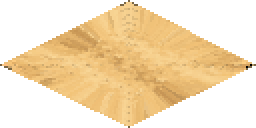
#> input picture assets/terrain/sand_isometric_01.png, 128 x 64 px, found by its file name (shown 2 times larger)
$ python generate_sand_paths.py
#> lines starting #> are read from the running program, lines starting #| are printed output that depends on the picture; after the words box and inside, x2 and y2 are one past the last pixel; in counts of white or black regions, pixels touching at a corner belong together
### tools/ground_tile_worker.py
#!/usr/bin/env python3
"""Reusable City Horizon ground-tile preparation worker.

One command takes a source image and produces a canonical 128x64 RGBA
isometric ground tile plus a seam preview/report. It is intentionally generic
so future dirt, sand, mud, snow, stone and similar ground materials can reuse
the same intake instead of rebuilding one-off cleanup scripts.

Pipeline:
1. normalize arbitrary PNG/JPG input to the canonical 128x64 diamond;
2. fill transparent texels from nearby interior texture before sampling the edge;
3. optionally replace a baked visual border/bevel with nearby interior texture;
4. optionally decontaminate obvious dark/saturated edge outliers using nearby valid material samples;
5. harden the diamond alpha so connected tiles cannot reveal grass hairlines;
6. match only the exact opposite-edge samples needed for seamless repetition;
7. render a grid-free repeated preview and write JSON metrics.

The seam stage deliberately does not diffuse border colours into the interior.
That keeps authored texture/style intact and avoids radial streaks or stains.
This worker does not invent topology/autotile art. A topology-specific generator
can consume its prepared PNG afterwards.
"""
from __future__ import annotations

import argparse
import colorsys
import json
import tempfile
from pathlib import Path

from PIL import Image

from normalize_atomic_path_tile import normalize
from tile_geometry import diamond_mask

W, H = 128, 64
DEFAULT_MAX_EDGE_ERROR = 6.0


# [130 lines left out: functions strip_edge_band, decontaminate_edge_outliers, not called in this run]


def fill_transparent_edge(source: Image.Image) -> Image.Image:
    source = source.convert("RGBA")
    src = source.load()
    opaque = [(x, y) for y in range(H) for x in range(W) if src[x, y][3] >= 240]
    if not opaque:
        raise ValueError("source has no opaque pixels")

    result = Image.new("RGBA", (W, H), (0, 0, 0, 0))
    dst = result.load()
    for y in range(H):
        for x in range(W):
            if src[x, y][3] >= 240:
                dst[x, y] = src[x, y]
                continue
            nx, ny = min(opaque, key=lambda p: (p[0] - x) ** 2 + (p[1] - y) ** 2)
            r, g, b, _ = src[nx, ny]
            dst[x, y] = (r, g, b, 255)
    result.putalpha(diamond_mask())
    return result


def edge_points(a: tuple[int, int], b: tuple[int, int], count: int = 33) -> list[tuple[int, int]]:
    points = []
    for i in range(count):
        t = i / (count - 1)
        x = round(a[0] * (1.0 - t) + b[0] * t)
        y = round(a[1] * (1.0 - t) + b[1] * t)
        points.append((x, y))
    return points


def edge_error(tile: Image.Image) -> float:
    """Mean RGB mismatch between opposite raster edges of the 2:1 diamond."""
    top, right, bottom, left = (W // 2, 0), (W - 1, H // 2), (W // 2, H - 1), (0, H // 2)
    pairs = (
        (edge_points(top, left), edge_points(right, bottom)),
        (edge_points(top, right), edge_points(left, bottom)),
    )
    px = tile.convert("RGBA").load()
    values: list[float] = []
    for first, second in pairs:
        for a, b in zip(first, second):
            ca, cb = px[a[0], a[1]], px[b[0], b[1]]
            values.append(sum(abs(ca[i] - cb[i]) for i in range(3)) / 3.0)
    return sum(values) / len(values)


def harmonize_edges(source: Image.Image, band_pixels: int = 0) -> Image.Image:
    """Match exact opposite border samples without touching interior texels."""
    del band_pixels
    result = source.copy().convert("RGBA")
    px = result.load()
    top, right, bottom, left = (W // 2, 0), (W - 1, H // 2), (W // 2, H - 1), (0, H // 2)
    edge_pairs = (
        (edge_points(top, left, 65), edge_points(right, bottom, 65)),
        (edge_points(top, right, 65), edge_points(left, bottom, 65)),
    )

    for first, second in edge_pairs:
        for a, b in zip(first, second):
            ca, cb = px[a[0], a[1]], px[b[0], b[1]]
            mean = tuple(round((ca[i] + cb[i]) / 2) for i in range(3)) + (255,)
            px[a[0], a[1]] = mean
            px[b[0], b[1]] = mean

    result.putalpha(diamond_mask())
    return result


# [101 lines left out: functions repeated_preview, count_near_black_pixels, prepare, main, not called in this run]


# [2 lines that do not run on import are left out]

### tools/tile_geometry.py
"""One raster footprint for all 128x64 ground/path tile stages."""

from PIL import Image, ImageDraw

TILE_WIDTH = 128
TILE_HEIGHT = 64


def diamond_mask() -> Image.Image:
    mask = Image.new("L", (TILE_WIDTH, TILE_HEIGHT), 0)
    ImageDraw.Draw(mask).polygon(
        ((TILE_WIDTH // 2, 0), (TILE_WIDTH - 1, TILE_HEIGHT // 2),
         (TILE_WIDTH // 2, TILE_HEIGHT - 1), (0, TILE_HEIGHT // 2)),
        fill=255,
    )
    return mask

### tools/generate_sand_paths.py
"""Generate the 16 connected sand-path variants from the prepared sand tile.

Topology matches RoadManager/SidewalkManager exactly:
N=1, E=2, S=4 and W=8.

The source material is prepared first by ground_tile_worker.py. This script
keeps the approved sand texture and adds only subtle topology-aware wear so the
16-mask family is deterministic and visually consistent with the dirt path
pipeline.
"""
from __future__ import annotations

import argparse
from pathlib import Path

from PIL import Image, ImageDraw, ImageFilter

from ground_tile_worker import DEFAULT_MAX_EDGE_ERROR, edge_error, fill_transparent_edge, harmonize_edges
from tile_geometry import diamond_mask

W, H, SS = 128, 64, 4
NW, NH = W * SS, H * SS
N, E, S, WEST = 1, 2, 4, 8
PORTS = {
    N: (96 * SS, 16 * SS),
    E: (96 * SS, 48 * SS),
    S: (32 * SS, 48 * SS),
    WEST: (32 * SS, 16 * SS),
}
CENTER = (64 * SS, 32 * SS)
NAMES = (
    "sand_path_00_isolated.png", "sand_path_01_end_n.png", "sand_path_02_end_e.png", "sand_path_03_curve_ne.png",
    "sand_path_04_end_s.png", "sand_path_05_straight_ns.png", "sand_path_06_curve_es.png", "sand_path_07_tee_no_w.png",
    "sand_path_08_end_w.png", "sand_path_09_curve_nw.png", "sand_path_10_straight_ew.png", "sand_path_11_tee_no_s.png",
    "sand_path_12_curve_sw.png", "sand_path_13_tee_no_e.png", "sand_path_14_tee_no_n.png", "sand_path_15_cross.png",
)


def display_diamond() -> Image.Image:
    return diamond_mask()


def load_source(path: Path) -> Image.Image:
    source = Image.open(path).convert("RGBA")
    if source.size != (W, H):
        raise ValueError(f"Prepared sand source must be exactly {W}x{H}; got {source.size[0]}x{source.size[1]}")
    return harmonize_edges(fill_transparent_edge(source))


def wear_overlay(mask: int) -> Image.Image:
    """Subtle compressed-sand wear indicates active N/E/S/W connections."""
    wear = Image.new("RGBA", (NW, NH), (0, 0, 0, 0))
    draw = ImageDraw.Draw(wear)
    active = [bit for bit in (N, E, S, WEST) if mask & bit]

    if not active:
        radius = 16 * SS
        draw.ellipse(
            (CENTER[0] - radius, CENTER[1] - radius // 2, CENTER[0] + radius, CENTER[1] + radius // 2),
            fill=(120, 92, 56, 12),
        )
    else:
        for bit in active:
            px, py = PORTS[bit]
            draw.line((CENTER, (px, py)), fill=(112, 84, 49, 24), width=12 * SS)
            draw.line((CENTER, (px, py)), fill=(236, 211, 156, 12), width=5 * SS)

    return wear.filter(ImageFilter.GaussianBlur(SS * 2.0)).resize((W, H), Image.Resampling.LANCZOS)


def render(mask: int, source: Image.Image) -> Image.Image:
    result = Image.alpha_composite(source, wear_overlay(mask))
    result.putalpha(display_diamond())
    return result


def preview(tiles: dict[int, Image.Image], path: Path) -> None:
    canvas = Image.new("RGBA", (896, 448), (87, 126, 62, 255))
    origin = (320, 54)

    def at(x: int, y: int) -> tuple[int, int]:
        return origin[0] + (x - y) * 64 - 64, origin[1] + (x + y) * 32

    layout = [
        (0, 0, 2), (1, 0, 10), (2, 0, 10), (3, 0, 8),
        (2, -2, 4), (2, -1, 5), (2, 0, 15), (2, 1, 5), (2, 2, 1),
        (-1, 3, 6), (0, 3, 9), (4, 3, 3), (5, 3, 12),
    ]
    for x, y, mask in layout:
        canvas.alpha_composite(tiles[mask], at(x, y))
    path.parent.mkdir(parents=True, exist_ok=True)
    canvas.save(path)


def main() -> None:
    parser = argparse.ArgumentParser()
    parser.add_argument("--source", type=Path, default=Path("assets/terrain/sand_isometric_01.png"))
    parser.add_argument("--output-dir", type=Path, default=Path("assets/terrain/paths/sand_01"))
    parser.add_argument("--preview", type=Path, default=Path("out/sand_path_autotile_preview.png"))
    args = parser.parse_args()

    args.output_dir.mkdir(parents=True, exist_ok=True)
    args.preview.parent.mkdir(parents=True, exist_ok=True)

    source = load_source(args.source)
#> in load_source, source is the input picture: PIL image 128x64 RGBA; mean R, G, B, A 232.1, 188, 118.9, 126.5
#> in fill_transparent_edge, `opaque = [(x, y) for y in range(H) for x in range(W) if src[x, y][3] >..`: opaque = 4064 pairs, first value 0 to 127, second value 0 to 63
#> in fill_transparent_edge, `result = Image.new("RGBA", (W, H), (0, 0, 0, 0))`: result: PIL image 128x64 RGBA; every value is 0
#> in diamond_mask, `mask = Image.new("L", (TILE_WIDTH, TILE_HEIGHT), 0)`: mask: PIL image 128x64 L; every value is 0
#> in diamond_mask, `ImageDraw.Draw(mask).polygon( ((TILE_WIDTH // 2, 0), (TILE_WIDTH - 1, ..`:
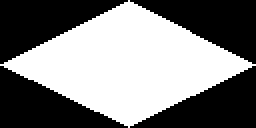
#> mask: PIL image 128x64 L (shown 2 times larger); 49.6% white; 1 white region, box (x1, y1, x2, y2) and area: (0, 0, 128, 64) 4064
    base_error = edge_error(source)
#> after the loop in edge_error, `for first, second in pairs:`: values = 66 values, max 1 at index 49, min 0 at index 0, mean 0.0152
#> base_error = 0.0152
    if base_error > DEFAULT_MAX_EDGE_ERROR:
        raise SystemExit(
            f"shared-edge preparation failed: mean RGB mismatch {base_error:.2f} > {DEFAULT_MAX_EDGE_ERROR:.2f}"
        )

    tiles = {mask: render(mask, source) for mask in range(16)}
#> in wear_overlay, `wear = Image.new("RGBA", (NW, NH), (0, 0, 0, 0))`: wear: PIL image 512x256 RGBA; every value is 0
#> call 2 of wear_overlay, with mask = 1
#> in wear_overlay (call 2), `return wear.filter(ImageFilter.GaussianBlur(SS * 2.0)).resize((W, H), ..`:
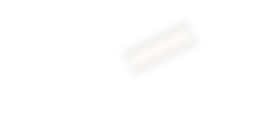
#> returned value: PIL image 128x64 RGBA (shown 2 times larger); mean R, G, B, A 8.1, 6.7, 4.5, 1; transparent parts drawn white
#> tiles = 16 items
    for mask, tile in tiles.items():
        tile.save(args.output_dir / NAMES[mask])
#> this loop made 16 passes
    preview(tiles, args.preview)

    print(
        f"PASS source={args.source} masks=16 edge_error={base_error:.2f} "
        f"max={DEFAULT_MAX_EDGE_ERROR:.2f} output={args.output_dir}"
    )
#| PASS source=assets/terrain/sand_isometric_01.png masks=16 edge_error=0.02 max=6.00 output=assets/terrain/paths/sand_01


if __name__ == "__main__":
    main()
